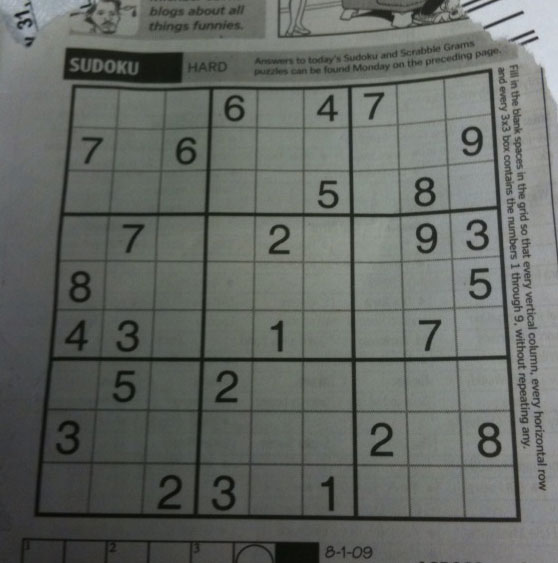
#> input picture day02_opencv_color/sudoku.png, 558 x 563 px
$ python step3_adaptive.py
#> lines starting #> are read from the running program, lines starting #| are printed output that depends on the picture; after the words box and inside, x2 and y2 are one past the last pixel; in counts of white or black regions, pixels touching at a corner belong together
import cv2 as cv
import numpy as np
import urllib.request
import os

# 이미지 읽기 (그레이스케일)
# — 조명 불균형이 있는 이미지 권장
def get_sample(filename):
#> called with filename = 'sudoku.png'
    if not os.path.exists(filename):
        url = f"https://raw.githubusercontent.com/opencv/opencv/master/samples/data/{filename}"
        urllib.request.urlretrieve(url, filename)
    return cv.imread(filename)
#> returned value is the input picture: shape (563, 558, 3); mean B, G, R 99.5, 104.1, 100

img = get_sample("sudoku.png")
img = cv.imread('sudoku.png', cv.IMREAD_GRAYSCALE)
#> img: shape (563, 558); min 7, max 218, mean 101.8

assert img is not None, "file could not be read, check with os.path.exists()"
img = cv.medianBlur(img,5)

# 콜백 함수
# def nothing(x):
#     pass
def nothing(x):
    pass

# 창 생성
cv.namedWindow('trackbar')

# 트랙바 생성
# — blockSize (3~31, 초기값 11, 반드시 홀수)
# — C (0~20, 초기값 2)
cv.createTrackbar('blockSize', 'trackbar', 11, 31, nothing)
cv.createTrackbar('C', 'trackbar', 2, 20, nothing)

# 반복문
while(1):
    # 트랙바 값 읽기
    blockSize = cv.getTrackbarPos('blockSize', 'trackbar')
    C = cv.getTrackbarPos('C', 'trackbar')

    # blockSize가 짝수면 1 더하기 (홀수 보장)
    # — if blockSize % 2 == 0: blockSize += 1
    if blockSize % 2 == 0: blockSize += 1

    # 최소값 3 보정
    if blockSize < 3: blockSize = 3

    # Global Threshold (고정)
    # — cv.threshold(img, 127, 255, cv.THRESH_BINARY)
    _, global_th = cv.threshold(img, 127, 255, cv.THRESH_BINARY)
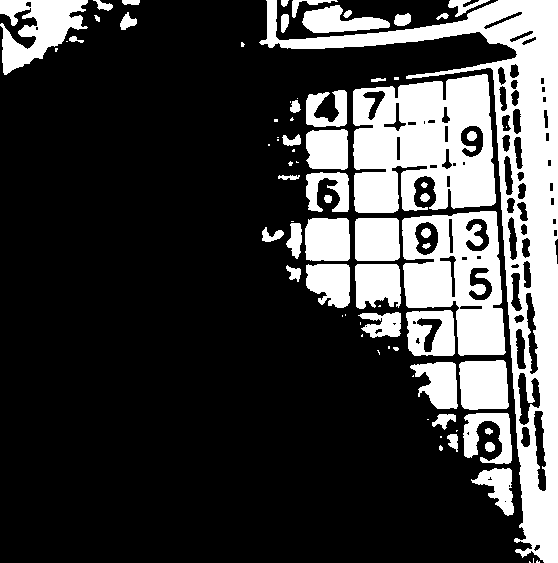
#> global_th: shape (563, 558); 25.2% white; 79 white regions (32 under 20 px), largest, box (x1, y1, x2, y2) and area: (259, 0, 558, 563) 27086, (353, 74, 496, 213) 15195, (402, 211, 506, 356) 9242

    # Otsu 자동 이진화
    # — cv.threshold(img, 0, 255, cv.THRESH_BINARY + cv.THRESH_OTSU)
    _, otsu_th = cv.threshold(img, 0, 255, cv.THRESH_BINARY + cv.THRESH_OTSU)
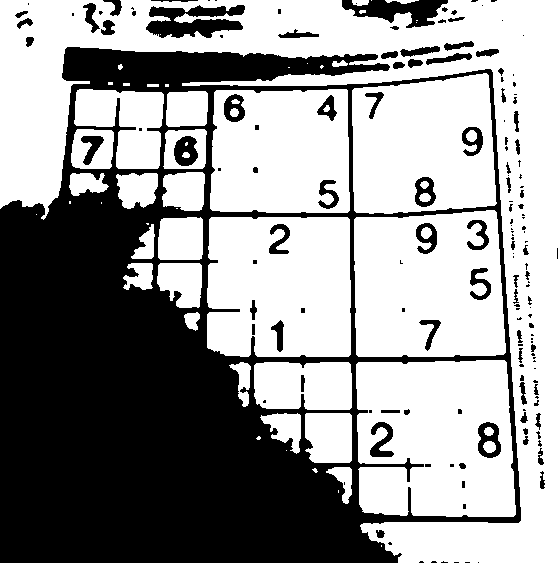
#> otsu_th: shape (563, 558); 59.5% white; 162 black regions (87 under 20 px), largest, box (x1, y1, x2, y2) and area: (0, 47, 521, 563) 114286, (146, 5, 245, 38) 2044, (342, 0, 448, 28) 1570

    # Adaptive Mean Threshold
    # — cv.adaptiveThreshold(img, 255, cv.ADAPTIVE_THRESH_MEAN_C,
    #                        cv.THRESH_BINARY, blockSize, C)
    th_mean = cv.adaptiveThreshold(img, 255, cv.ADAPTIVE_THRESH_MEAN_C,
                                   cv.THRESH_BINARY, blockSize, C)
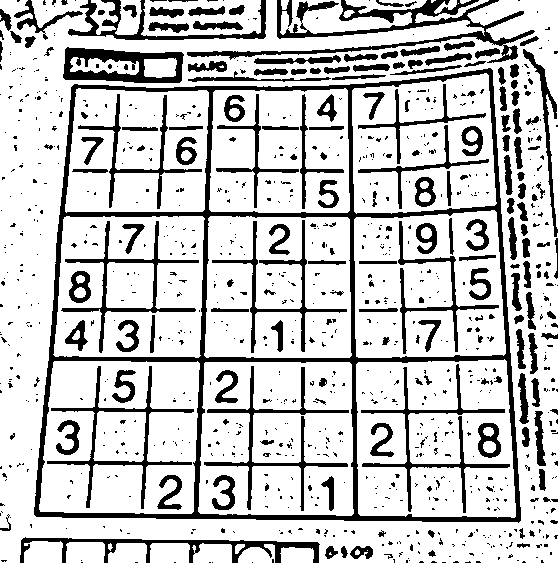
#> th_mean: shape (563, 558); 78.4% white; 944 black regions (749 under 20 px), largest, box (x1, y1, x2, y2) and area: (34, 68, 521, 523) 15998, (187, 0, 535, 63) 4506, (63, 47, 184, 83) 2270

    # Adaptive Gaussian Threshold
    # — cv.adaptiveThreshold(img, 255, cv.ADAPTIVE_THRESH_GAUSSIAN_C,
    #                        cv.THRESH_BINARY, blockSize, C)
    th_gaussian  = cv.adaptiveThreshold(img, 255, cv.ADAPTIVE_THRESH_GAUSSIAN_C,
                                       cv.THRESH_BINARY, blockSize, C)
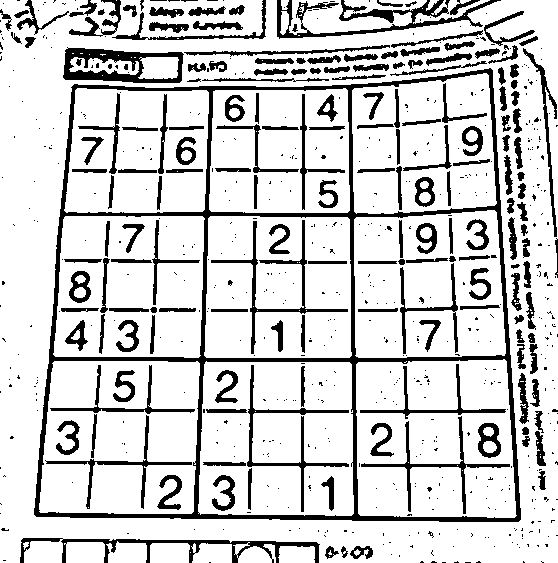
#> th_gaussian: shape (563, 558); 81.8% white; 715 black regions (537 under 20 px), largest, box (x1, y1, x2, y2) and area: (34, 68, 521, 522) 14482, (277, 0, 501, 39) 2269, (63, 47, 184, 83) 2024

    # 2x2 격자로 표시
    # — top = np.hstack([global_th, otsu_th])
    # — bottom = np.hstack([mean_th, gaussian_th])
    # — result = np.vstack([top, bottom])
    top    = np.hstack([global_th, otsu_th])
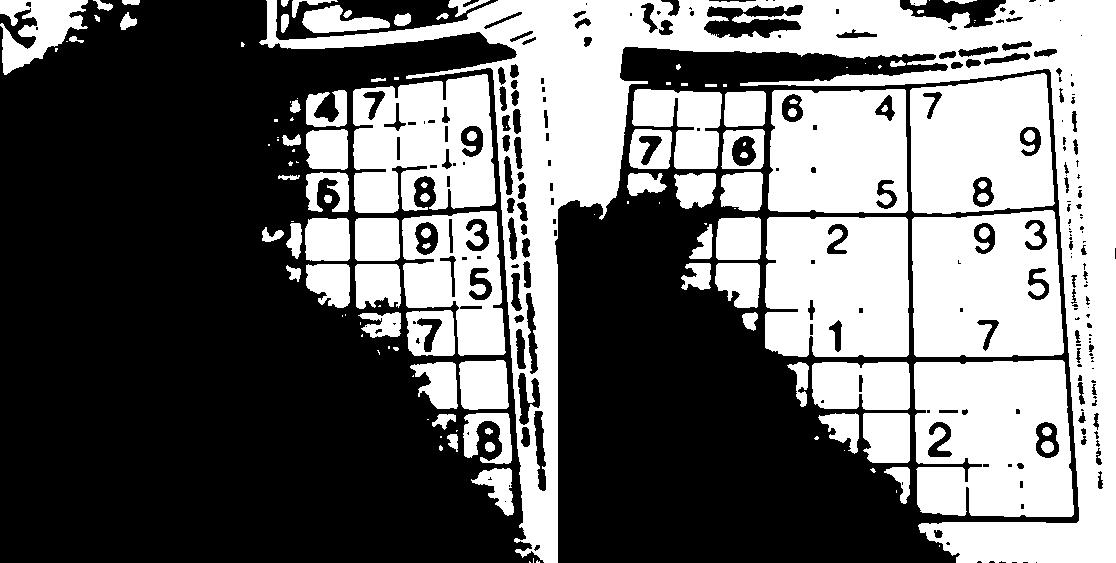
#> top: shape (563, 1116); 42.3% white; 138 white regions (52 under 20 px), largest, box (x1, y1, x2, y2) and area: (259, 0, 1116, 563) 94842, (914, 360, 1074, 517) 21989, (912, 210, 1064, 357) 19507
    bottom = np.hstack([th_mean, th_gaussian ])
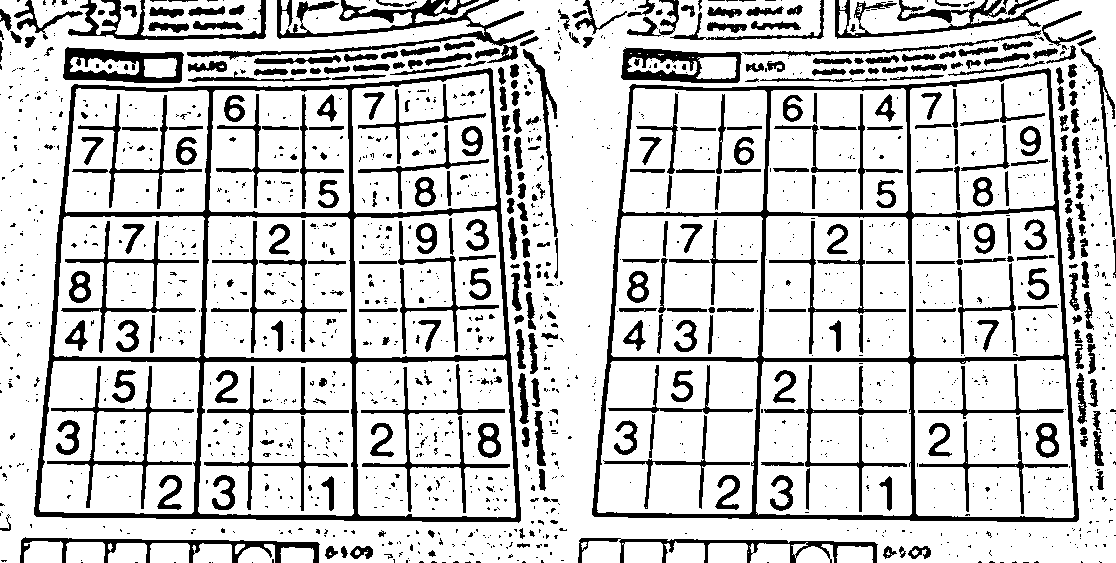
#> bottom: shape (563, 1116); 80.1% white; 1657 black regions (1284 under 20 px), largest, box (x1, y1, x2, y2) and area: (34, 68, 521, 523) 15998, (592, 68, 1079, 522) 14482, (187, 0, 535, 63) 4506
    result = np.vstack([top, bottom])
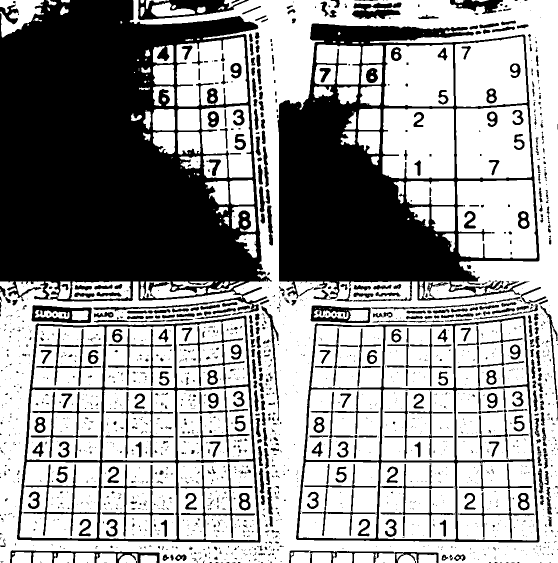
#> result: shape (1126, 1116) (shown at 1/2 size); 61.2% white; 1863 black regions (1370 under 20 px), largest, box (x1, y1, x2, y2) and area: (0, 0, 544, 626) 228829, (555, 47, 1079, 603) 118398, (34, 631, 521, 1086) 15998

    cv.imshow('trackbar', result)

    # 'q' → 종료
    if cv.waitKey(1) == ord('q'):
#> (key q is pressed here)
        break

# 창 닫기
cv.destroyAllWindows()
